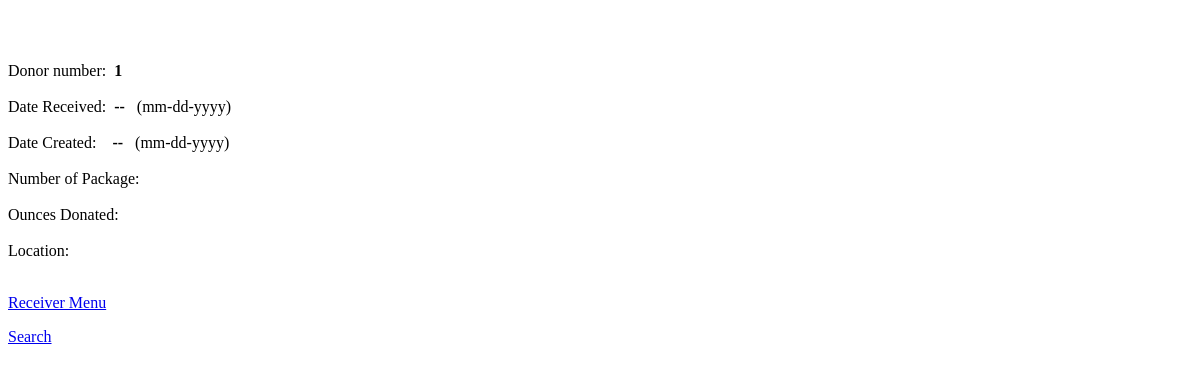
The app's page /mothersmilk/recv/recvrdsply.php?dnum=1, older data.
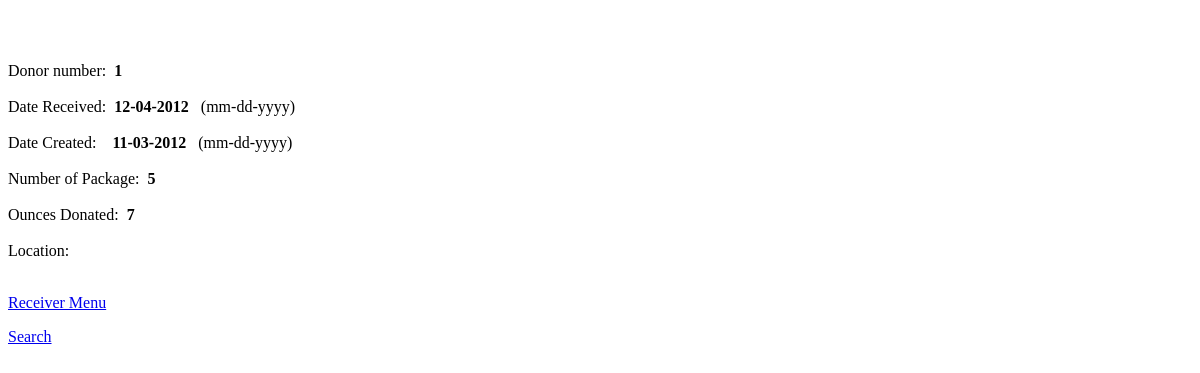
The same page, newer data.
### tables this page shows
CREATE TABLE IF NOT EXISTS `receivertable` (
  `packagenumber` int(10) unsigned NOT NULL COMMENT 'Package number',
  `receivedate` date NOT NULL COMMENT 'Date Received',
  `createdate` date NOT NULL COMMENT 'Date Created (Expression)',
  `donorrecordnumberr` int(11) NOT NULL COMMENT 'Used when donor number is being edited',
  `pkgnumoncs` int(11) NOT NULL,
  `donornumberr` int(11) NOT NULL
);

### mothersmilk/recv/recvrdsply.php (the view, shortened to what this page needs)
<!DOCTYPE HTML PUBLIC "-//W3C//DTD HTML 4.0 Transitional//EN">
<HTML>
<HEAD>
</HEAD>
<BODY LANG="en-US" DIR="LTR">
<P>
<?php
$dnum = $_GET["dnum"];
echo "<br>";
$con = mysql_connect("localhost",$_SESSION["uname"],$_SESSION["pwd"]);
$sql   = "SELECT * FROM receivertable where donornumberr =  '$dnum'";
   $result = mysql_query($sql, $con);
   $row = mysql_fetch_assoc($result);
$rdate = $row['receivedate'];
$cdate = $row['createdate'];
$pkgnum = $row['packagenumber'];
$pkgnumoncs = $row['pkgnumoncs'];
echo "Donor number:&nbsp;&nbsp;" . "<b>$dnum</b>";
echo "Date Received:&nbsp;&nbsp;" . "<b>" . substr($rdate,5,2) . "-" .  substr($rdate,8,2) . "-" . substr($rdate,0,4) . "</b>" . "&nbsp;&nbsp;&nbsp;(mm-dd-yyyy)";
echo "Date Created:&nbsp;&nbsp;&nbsp;&nbsp;" . "<b>" . substr($cdate,5,2) . "-" .  substr($cdate,8,2) . "-" . substr($cdate,0,4) . "</b>" . "&nbsp;&nbsp;&nbsp;(mm-dd-yyyy)";
echo "Number of Package:&nbsp;&nbsp;" . "<b>$pkgnum</b>";
echo "Ounces Donated:&nbsp;&nbsp;" . "<b>$pkgnumoncs</b>";
echo "Location:&nbsp;&nbsp;&nbsp;&nbsp;";
echo "<p><a href=\"./receivingmenu.php\">Receiver Menu</a></p>\n";
echo "<p><a href=\"./recvsearch.php\">Search</a></p>\n";
?>
</P>
<P><BR><BR>
</BODY>
</HTML>

Row changes from the older to the newer data that the page shows:
added receivertable: receivedate "12", receivedate "04", receivedate "2012", createdate "11", createdate "03", createdate "2012", packagenumber "5", pkgnumoncs "7"
